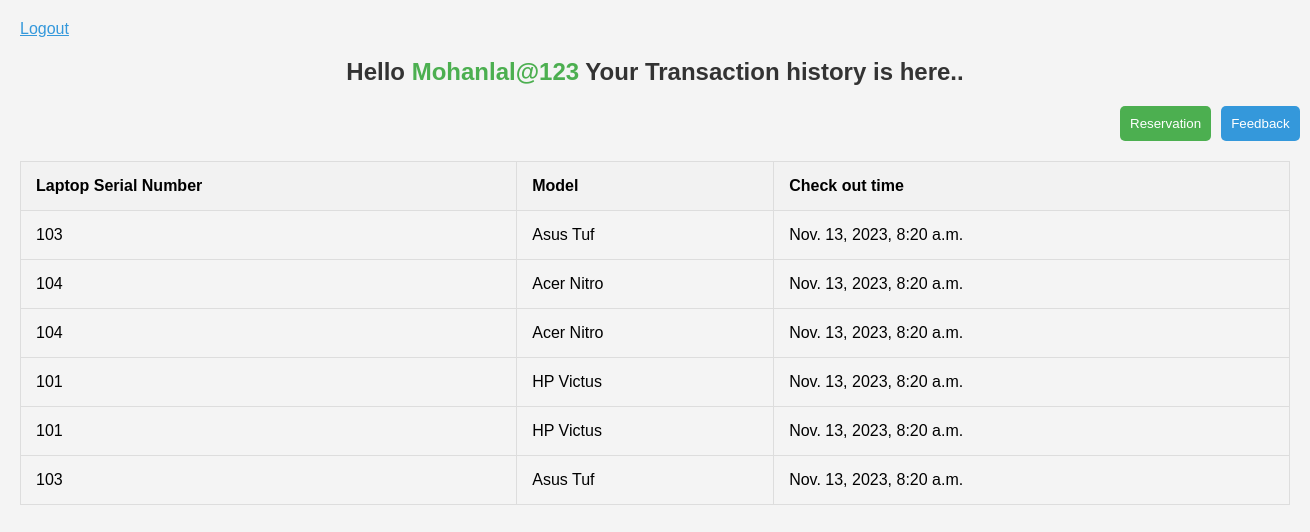
The page /user/ (signed in) on the database its author committed.
### app/models.py (models this page shows, shortened)
class History(models.Model):
    student = models.ForeignKey(User, on_delete=models.CASCADE)
    laptop = models.ForeignKey(Laptop, on_delete=models.CASCADE)
    time=models.DateTimeField()

class Laptop(models.Model):
    serial_number = models.CharField(max_length=20, unique=True)
    model = models.CharField(max_length=50)
    condition = models.ForeignKey(Condition,on_delete=models.CASCADE)
    is_available = models.BooleanField(default=True)

### app/views.py (the view)
# urls.py: path('user/',user_history,name='userpage'),
@login_required
def user_history(request):
    user = request.user
    history = History.objects.filter(student=user)
    return render(request, 'user.html', {'history': history})

### app/templates/user.html (shortened to what this page needs)
<!DOCTYPE html>
<html lang="en">
<head>
</head>
<body>
    <a href="{%url 'logout' %}" style="color: #3498db;">Logout</a>
    <h2>Hello <span style="color: #4caf50;">{{user}}</span> Your Transaction history is here..</h2>
    <div class="button-container">
        <a href="{% url 'listreser'%}"><button class="reservation-button" >Reservation</button></a>
        <a href="{% url 'post_feedback' %}"><button class="feedback-button" >Feedback</button></a>
    </div>
    {% if history %}
        <table>
            <thead>
                <tr>
                    <th>Laptop Serial Number</th>
                    <th>Model</th>
                    <th>Check out time</th>
                </tr>
            </thead>
            <tbody>
                {% for reservation in history %}
                    <tr>
                        <td>{{ reservation.laptop.serial_number }}</td>
                        <td>{{ reservation.laptop.model }}</td>
                        <td>{{ reservation.time}}</td>
                    </tr>
                {% endfor %}
            </tbody>
        </table>
    {% else %}
        <p>No Recent Transactions</p>
    {% endif %}
</body>
</html>

### app/templates/user.html (style rules this page uses)
body { font-family: 'Arial', sans-serif; background-color: #f4f4f4; margin: 0; padding: 20px; }
h2 { text-align: center; color: #333; }
table { width: 100%; border-collapse: collapse; margin-top: 20px; }
th, td { border: 1px solid #ddd; padding: 15px; text-align: left; }
th { background-color: #f2f2f2; }
.button-container { display: flex; margin-top: 20px; gap: 10px; margin-left: 1100px; }
.button-container button { padding: 10px; border: none; border-radius: 5px; cursor: pointer; }
.reservation-button { background-color: #4caf50; color: #fff; }
.feedback-button { background-color: #3498db; color: #fff; }

### rows shown on the page
History: laptop.serial_number "103", laptop.model "Asus Tuf", time "Nov. 13, 2023, 8:20 a.m."
History: laptop.serial_number "104", laptop.model "Acer Nitro", time "Nov. 13, 2023, 8:20 a.m."
History: laptop.serial_number "104", laptop.model "Acer Nitro", time "Nov. 13, 2023, 8:20 a.m."
History: laptop.serial_number "101", laptop.model "HP Victus", time "Nov. 13, 2023, 8:20 a.m."
History: laptop.serial_number "101", laptop.model "HP Victus", time "Nov. 13, 2023, 8:20 a.m."
History: laptop.serial_number "103", laptop.model "Asus Tuf", time "Nov. 13, 2023, 8:20 a.m."

### other values the page prints
{{ user }} "Mohanlal@123"
